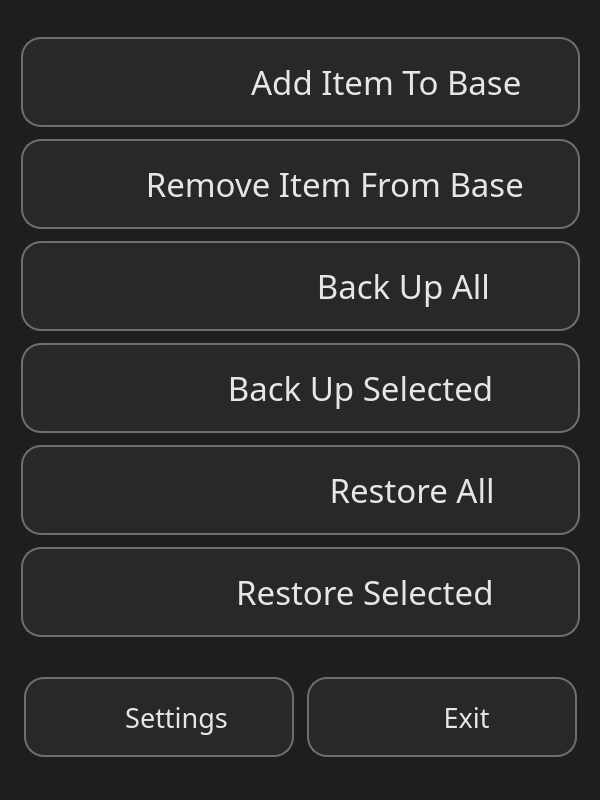
<?xml version="1.0" encoding="UTF-8"?>
<ui version="4.0">
 <class>MainWindow</class>
 <widget class="QMainWindow" name="MainWindow">
  <property name="geometry">
   <rect>
    <x>0</x>
    <y>0</y>
    <width>600</width>
    <height>800</height>
   </rect>
  </property>
  <property name="maximumSize">
   <size>
    <width>600</width>
    <height>800</height>
   </size>
  </property>
  <property name="windowTitle">
   <string>MainWindow</string>
  </property>
  <property name="windowOpacity">
   <double>1.000000000000000</double>
  </property>
  <property name="styleSheet">
   <string notr="true">*{
	background-color: rgb(30, 30, 30);
}


QPushButton {
border: 2px solid;
color: rgb(230, 230, 230);
border-color: rgb(110, 110, 110);
border-radius: 20px;
background-color: rgba(60,60, 60, 80);
}

QPushButton:hover {
color: #2B79C2;
border: 3px solid;
background-color: rgba(30, 30, 30, 180);
border-color: rgb(150,150, 150);
}

QPushButton:pressed {
color: rgb(30, 30, 30);
border: 2px solid;
background-color: #2B79C2;
border-color: rgb(230, 230, 230);
}
</string>
  </property>
  <widget class="QWidget" name="centralwidget">
   <property name="minimumSize">
    <size>
     <width>600</width>
     <height>800</height>
    </size>
   </property>
   <property name="maximumSize">
    <size>
     <width>600</width>
     <height>800</height>
    </size>
   </property>
   <property name="styleSheet">
    <string notr="true"/>
   </property>
   <widget class="QWidget" name="">
    <property name="geometry">
     <rect>
      <x>21</x>
      <y>13</y>
      <width>561</width>
      <height>753</height>
     </rect>
    </property>
    <layout class="QVBoxLayout" name="verticalLayout">
     <property name="spacing">
      <number>10</number>
     </property>
     <item>
      <widget class="QPushButton" name="add_item">
       <property name="enabled">
        <bool>true</bool>
       </property>
       <property name="sizePolicy">
        <sizepolicy hsizetype="Maximum" vsizetype="Maximum">
         <horstretch>0</horstretch>
         <verstretch>0</verstretch>
        </sizepolicy>
       </property>
       <property name="minimumSize">
        <size>
         <width>559</width>
         <height>90</height>
        </size>
       </property>
       <property name="maximumSize">
        <size>
         <width>559</width>
         <height>45</height>
        </size>
       </property>
       <property name="font">
        <font>
         <family>Lexend Light</family>
         <pointsize>25</pointsize>
         <italic>false</italic>
         <bold>false</bold>
        </font>
       </property>
       <property name="layoutDirection">
        <enum>Qt::LeftToRight</enum>
       </property>
       <property name="styleSheet">
        <string notr="true"/>
       </property>
       <property name="text">
        <string>                    Add Item To Base</string>
       </property>
       <property name="icon">
        <iconset resource="main_rc.qrc">
         <normaloff>:/icons_grey/icons/GREY/gr_add.svg</normaloff>:/icons_grey/icons/GREY/gr_add.svg</iconset>
       </property>
       <property name="iconSize">
        <size>
         <width>70</width>
         <height>70</height>
        </size>
       </property>
      </widget>
     </item>
     <item>
      <widget class="QPushButton" name="remove_item">
       <property name="enabled">
        <bool>true</bool>
       </property>
       <property name="sizePolicy">
        <sizepolicy hsizetype="Maximum" vsizetype="Maximum">
         <horstretch>0</horstretch>
         <verstretch>0</verstretch>
        </sizepolicy>
       </property>
       <property name="minimumSize">
        <size>
         <width>559</width>
         <height>90</height>
        </size>
       </property>
       <property name="maximumSize">
        <size>
         <width>559</width>
         <height>45</height>
        </size>
       </property>
       <property name="font">
        <font>
         <family>Lexend Light</family>
         <pointsize>25</pointsize>
         <italic>false</italic>
         <bold>false</bold>
        </font>
       </property>
       <property name="layoutDirection">
        <enum>Qt::LeftToRight</enum>
       </property>
       <property name="styleSheet">
        <string notr="true"/>
       </property>
       <property name="text">
        <string>        Remove Item From Base</string>
       </property>
       <property name="icon">
        <iconset resource="main_rc.qrc">
         <normaloff>:/icons_grey/icons/GREY/gr_remove.svg</normaloff>:/icons_grey/icons/GREY/gr_remove.svg</iconset>
       </property>
       <property name="iconSize">
        <size>
         <width>70</width>
         <height>70</height>
        </size>
       </property>
      </widget>
     </item>
     <item>
      <widget class="QPushButton" name="backup_all">
       <property name="enabled">
        <bool>true</bool>
       </property>
       <property name="sizePolicy">
        <sizepolicy hsizetype="Maximum" vsizetype="Maximum">
         <horstretch>0</horstretch>
         <verstretch>0</verstretch>
        </sizepolicy>
       </property>
       <property name="minimumSize">
        <size>
         <width>559</width>
         <height>90</height>
        </size>
       </property>
       <property name="maximumSize">
        <size>
         <width>559</width>
         <height>45</height>
        </size>
       </property>
       <property name="font">
        <font>
         <family>Lexend Light</family>
         <pointsize>25</pointsize>
         <italic>false</italic>
         <bold>false</bold>
        </font>
       </property>
       <property name="layoutDirection">
        <enum>Qt::LeftToRight</enum>
       </property>
       <property name="styleSheet">
        <string notr="true"/>
       </property>
       <property name="text">
        <string>                        Back Up All</string>
       </property>
       <property name="icon">
        <iconset resource="main_rc.qrc">
         <normaloff>:/icons_grey/icons/GREY/gr_back_all.svg</normaloff>:/icons_grey/icons/GREY/gr_back_all.svg</iconset>
       </property>
       <property name="iconSize">
        <size>
         <width>110</width>
         <height>110</height>
        </size>
       </property>
      </widget>
     </item>
     <item>
      <widget class="QPushButton" name="backup_selected">
       <property name="enabled">
        <bool>true</bool>
       </property>
       <property name="sizePolicy">
        <sizepolicy hsizetype="Maximum" vsizetype="Maximum">
         <horstretch>0</horstretch>
         <verstretch>0</verstretch>
        </sizepolicy>
       </property>
       <property name="minimumSize">
        <size>
         <width>559</width>
         <height>90</height>
        </size>
       </property>
       <property name="maximumSize">
        <size>
         <width>559</width>
         <height>45</height>
        </size>
       </property>
       <property name="font">
        <font>
         <family>Lexend Light</family>
         <pointsize>25</pointsize>
         <italic>false</italic>
         <bold>false</bold>
        </font>
       </property>
       <property name="layoutDirection">
        <enum>Qt::LeftToRight</enum>
       </property>
       <property name="styleSheet">
        <string notr="true"/>
       </property>
       <property name="text">
        <string>              Back Up Selected</string>
       </property>
       <property name="icon">
        <iconset resource="main_rc.qrc">
         <normaloff>:/icons_grey/icons/GREY/gr_back_sel.svg</normaloff>:/icons_grey/icons/GREY/gr_back_sel.svg</iconset>
       </property>
       <property name="iconSize">
        <size>
         <width>110</width>
         <height>110</height>
        </size>
       </property>
      </widget>
     </item>
     <item>
      <widget class="QPushButton" name="restore_all">
       <property name="enabled">
        <bool>true</bool>
       </property>
       <property name="sizePolicy">
        <sizepolicy hsizetype="Maximum" vsizetype="Maximum">
         <horstretch>0</horstretch>
         <verstretch>0</verstretch>
        </sizepolicy>
       </property>
       <property name="minimumSize">
        <size>
         <width>559</width>
         <height>90</height>
        </size>
       </property>
       <property name="maximumSize">
        <size>
         <width>559</width>
         <height>45</height>
        </size>
       </property>
       <property name="font">
        <font>
         <family>Lexend Light</family>
         <pointsize>25</pointsize>
         <italic>false</italic>
         <bold>false</bold>
        </font>
       </property>
       <property name="layoutDirection">
        <enum>Qt::LeftToRight</enum>
       </property>
       <property name="styleSheet">
        <string notr="true"/>
       </property>
       <property name="text">
        <string>                          Restore All</string>
       </property>
       <property name="icon">
        <iconset resource="main_rc.qrc">
         <normaloff>:/icons_grey/icons/GREY/gr_rest_all.svg</normaloff>:/icons_grey/icons/GREY/gr_rest_all.svg</iconset>
       </property>
       <property name="iconSize">
        <size>
         <width>110</width>
         <height>110</height>
        </size>
       </property>
      </widget>
     </item>
     <item>
      <widget class="QPushButton" name="restore_selected">
       <property name="enabled">
        <bool>true</bool>
       </property>
       <property name="sizePolicy">
        <sizepolicy hsizetype="Maximum" vsizetype="Maximum">
         <horstretch>0</horstretch>
         <verstretch>0</verstretch>
        </sizepolicy>
       </property>
       <property name="minimumSize">
        <size>
         <width>559</width>
         <height>90</height>
        </size>
       </property>
       <property name="maximumSize">
        <size>
         <width>559</width>
         <height>45</height>
        </size>
       </property>
       <property name="font">
        <font>
         <family>Lexend Light</family>
         <pointsize>25</pointsize>
         <italic>false</italic>
         <bold>false</bold>
        </font>
       </property>
       <property name="layoutDirection">
        <enum>Qt::LeftToRight</enum>
       </property>
       <property name="styleSheet">
        <string notr="true"/>
       </property>
       <property name="text">
        <string>               Restore Selected</string>
       </property>
       <property name="icon">
        <iconset resource="main_rc.qrc">
         <normaloff>:/icons_grey/icons/GREY/gr_rest_sel.svg</normaloff>:/icons_grey/icons/GREY/gr_rest_sel.svg</iconset>
       </property>
       <property name="iconSize">
        <size>
         <width>110</width>
         <height>110</height>
        </size>
       </property>
      </widget>
     </item>
     <item>
      <layout class="QHBoxLayout" name="horizontalLayout">
       <property name="spacing">
        <number>10</number>
       </property>
       <property name="sizeConstraint">
        <enum>QLayout::SetDefaultConstraint</enum>
       </property>
       <property name="topMargin">
        <number>50</number>
       </property>
       <item>
        <widget class="QPushButton" name="settings">
         <property name="enabled">
          <bool>true</bool>
         </property>
         <property name="sizePolicy">
          <sizepolicy hsizetype="Maximum" vsizetype="Maximum">
           <horstretch>0</horstretch>
           <verstretch>0</verstretch>
          </sizepolicy>
         </property>
         <property name="minimumSize">
          <size>
           <width>270</width>
           <height>80</height>
          </size>
         </property>
         <property name="maximumSize">
          <size>
           <width>270</width>
           <height>80</height>
          </size>
         </property>
         <property name="font">
          <font>
           <family>Lexend Light</family>
           <pointsize>20</pointsize>
           <italic>false</italic>
           <bold>false</bold>
          </font>
         </property>
         <property name="layoutDirection">
          <enum>Qt::LeftToRight</enum>
         </property>
         <property name="styleSheet">
          <string notr="true"/>
         </property>
         <property name="text">
          <string>     Settings</string>
         </property>
         <property name="icon">
          <iconset resource="main_rc.qrc">
           <normaloff>:/icons_grey/icons/GREY/gr_settings.svg</normaloff>:/icons_grey/icons/GREY/gr_settings.svg</iconset>
         </property>
         <property name="iconSize">
          <size>
           <width>60</width>
           <height>60</height>
          </size>
         </property>
        </widget>
       </item>
       <item>
        <widget class="QPushButton" name="exit">
         <property name="enabled">
          <bool>true</bool>
         </property>
         <property name="sizePolicy">
          <sizepolicy hsizetype="Maximum" vsizetype="Maximum">
           <horstretch>0</horstretch>
           <verstretch>0</verstretch>
          </sizepolicy>
         </property>
         <property name="minimumSize">
          <size>
           <width>270</width>
           <height>80</height>
          </size>
         </property>
         <property name="maximumSize">
          <size>
           <width>270</width>
           <height>80</height>
          </size>
         </property>
         <property name="font">
          <font>
           <family>Lexend Light</family>
           <pointsize>20</pointsize>
           <italic>false</italic>
           <bold>false</bold>
          </font>
         </property>
         <property name="layoutDirection">
          <enum>Qt::LeftToRight</enum>
         </property>
         <property name="styleSheet">
          <string notr="true"/>
         </property>
         <property name="text">
          <string>       Exit</string>
         </property>
         <property name="icon">
          <iconset resource="main_rc.qrc">
           <normaloff>:/icons_grey/icons/GREY/gr_exit.svg</normaloff>:/icons_grey/icons/GREY/gr_exit.svg</iconset>
         </property>
         <property name="iconSize">
          <size>
           <width>60</width>
           <height>60</height>
          </size>
         </property>
        </widget>
       </item>
      </layout>
     </item>
    </layout>
   </widget>
  </widget>
 </widget>
 <resources>
  <include location="main_rc.qrc"/>
 </resources>
 <connections/>
</ui>
